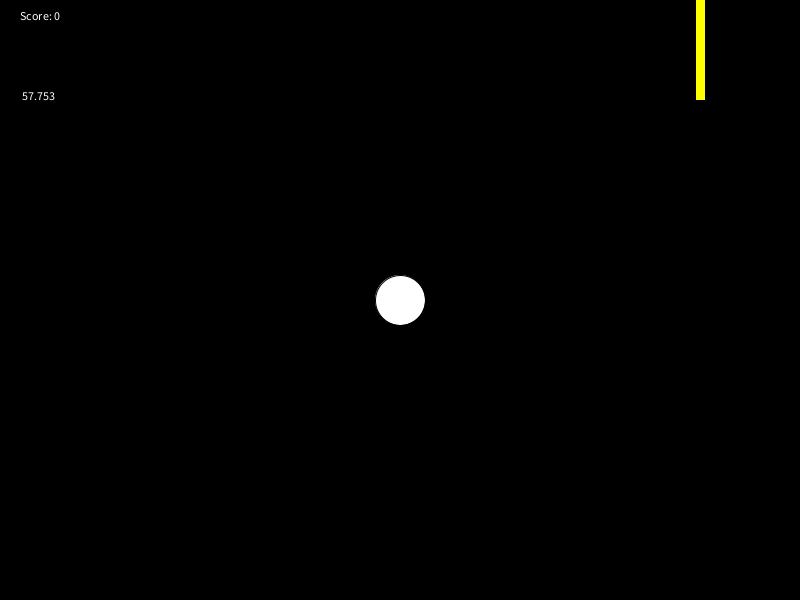
Frame 1 (no input)
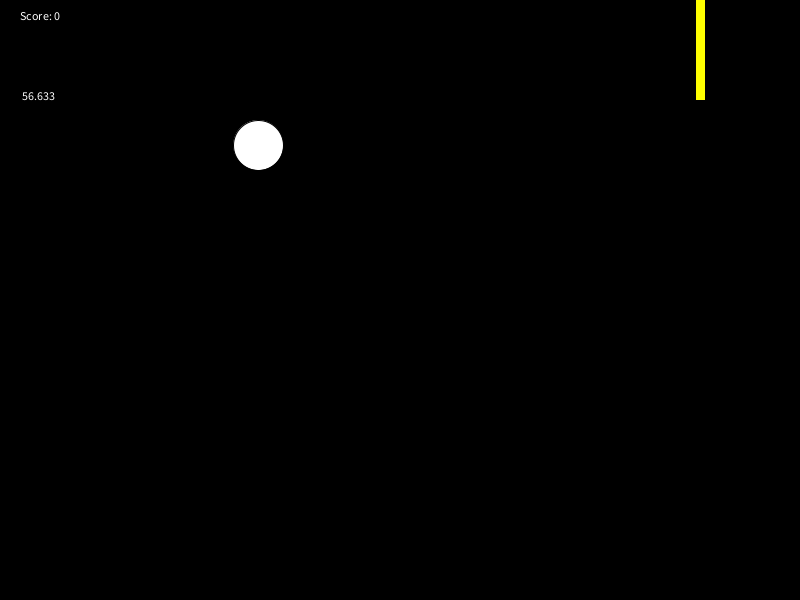
Frame 60 (the mouse pressed at the canvas centre just before this capture)
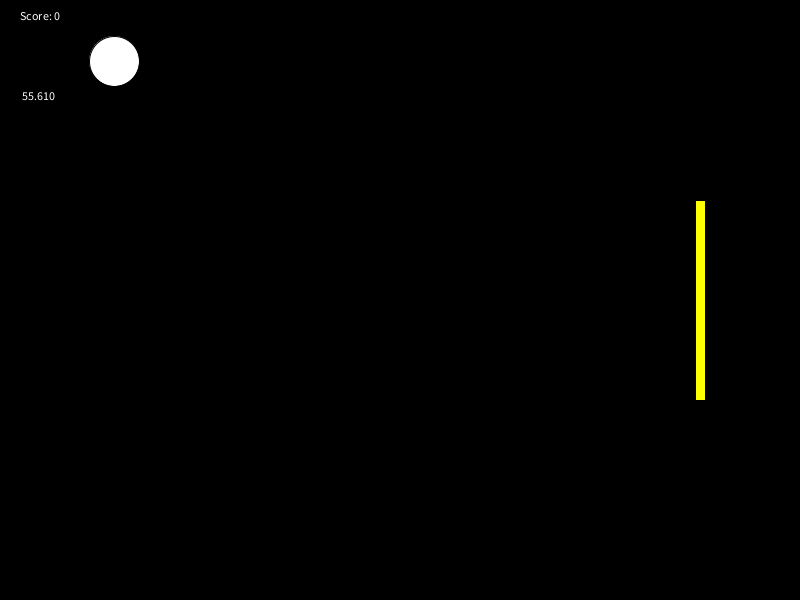
Frame 120 (the mouse held since frame 60 and released just before this capture)

The Processing sketch that drew these frames (run headless with seeded random() and noise(); from frame 60 on, the mouse is pressed at the canvas centre):

// Processing sketch: week11_pong
// ── week11_pong.pde
//player
//ball
//collision detection
//score
//lives
//timer

int score;

Paddle player1;
Ball ball;

float startTime;
float ellapsedTime;


PVector playPos [] = new PVector [2];

void setup() {
  size(800, 600);
  playPos[0] = new PVector (width-100, height/2);
  player1 = new Paddle(playPos[0]);
  ball = new Ball(width/2, height/2);

  //startTime
  //millis when you start the sketch. Because it's in the setup, it only updates in the beginning
  //of the sketch
  startTime = millis();
}

void draw() {
  background(0);
  player1.update();
  player1.display();

  ball.display();
  ball.move();

  if (ball.y >= height-(ball.size/2) || ball.y < ball.size/2) {
    ball.bounceY();
  }

  if (ball.x <= ball.size/2) {
    ball.bounceX();
  }

  if (ball.x >= width-(ball.size/2)) {
    ball.reset();
  }

  //need to check if the ball position is within the bounds of the paddle
  if (ball.x >= player1.position.x-(5+(ball.size/2)) && 
    ball.y >= player1.position.y-(player1.rectSize/2) &&
    ball.y <= player1.position.y+(player1.rectSize/2)) {
    ball.bounceP();
    score = score+=1;
  }

  //Score
  String printScore = ("Score: " + score);
  text(printScore, 20, 20);

  //ellapsed == startTime - current second 
  float ellapsedTime = (millis() - startTime)/1000;
  println(ellapsedTime);
  //Timer
  text(60-ellapsedTime, 20, 100);
  
  if ((60-ellapsedTime)<=0){
    startTime = millis();
    ball.x = width/2;
    ball.y = height/2;
    score = 0;
  }
}

// ── ball.pde
class Ball {
  float x, y;
  float xSpeed, ySpeed;
  int size;

  //CONSTRUCTOR
  Ball(float _x, float _y) {
    x = _x;
    y = _y;

    size = 50;

    xSpeed = random(-5, 5);
    if (xSpeed <= 2 || xSpeed >=0) {
      xSpeed = random(-5, 5);
    }
    ySpeed = random(-5, 5);
    if (ySpeed <= 2 || ySpeed >=0) {
      ySpeed = random(-5, 5);
    }
  }

  //METHODS

  //bounce paddle
  void bounceP() {
    //gets faster each time it hits the paddle
    xSpeed *= -1.1;
    ySpeed *= -1.1;
  }

  //bounce walls
  void bounceY() {
    ySpeed = -ySpeed;
  }  
  void bounceX() {
    xSpeed = -xSpeed;
  }

  //display
  void display() {
    fill(255);
    ellipse(x, y, size, size);
  }

  //move
  void move() {
    x += xSpeed;
    y += ySpeed;
  }

  //restart 
  void reset() {
    //reset the ball
    x = width/2;
    y = height/2;
    //add new speed when ball resets
    xSpeed = random(-5, 5);
    if (xSpeed <= 2 || xSpeed >=0) {
      xSpeed = random(-5, 5);
    }
    ySpeed = random(-5, 5);
    if (ySpeed <= 2 || ySpeed >=0) {
      ySpeed = random(-5, 5);
    }
    //subtract score
  }
  
  
}

// ── paddle.pde
class Paddle{
 PVector position;
 float rectSize;
 
 //CONSTRUCTOR
 Paddle(PVector _position){
   position = _position;
   
   rectSize = 200;
 }
 
 //METHODS
 void update(){
   position.y = mouseY;
 }
 
 void display(){
   rectMode(CENTER);
   fill(255, 255, 0);
   rect(position.x, position.y, 10, rectSize);
 }
 
}
